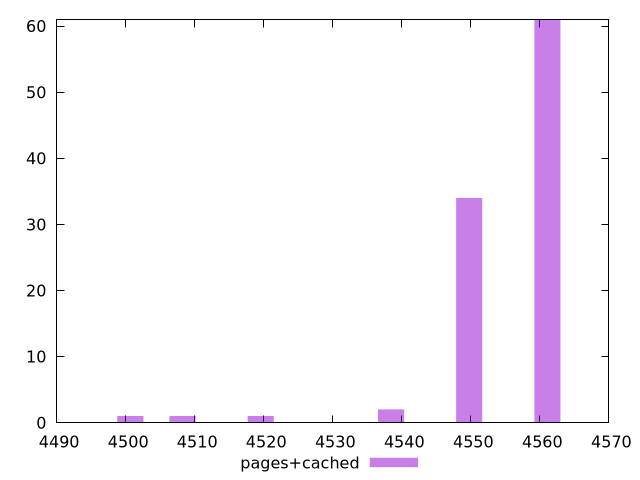

Recreate this plot in gnuplot.
$_pagesCached <<EOF
4519.562225340604 1
4500.6835193032575 1
4549.768155000357 34
4508.235001718196 1
4561.095378622765 61
4538.44093137795 2
EOF
set key outside below
set terminal pngcairo
set output "report_00005_2020-11-02T22-26-11.212Z/unused-javascript/pages+cached//raw_hist.png"
set yrange [0:61]
set boxwidth 3.775741207469176
set style fill transparent solid 0.5 noborder
plot $_pagesCached title "pages+cached" with boxes ,
